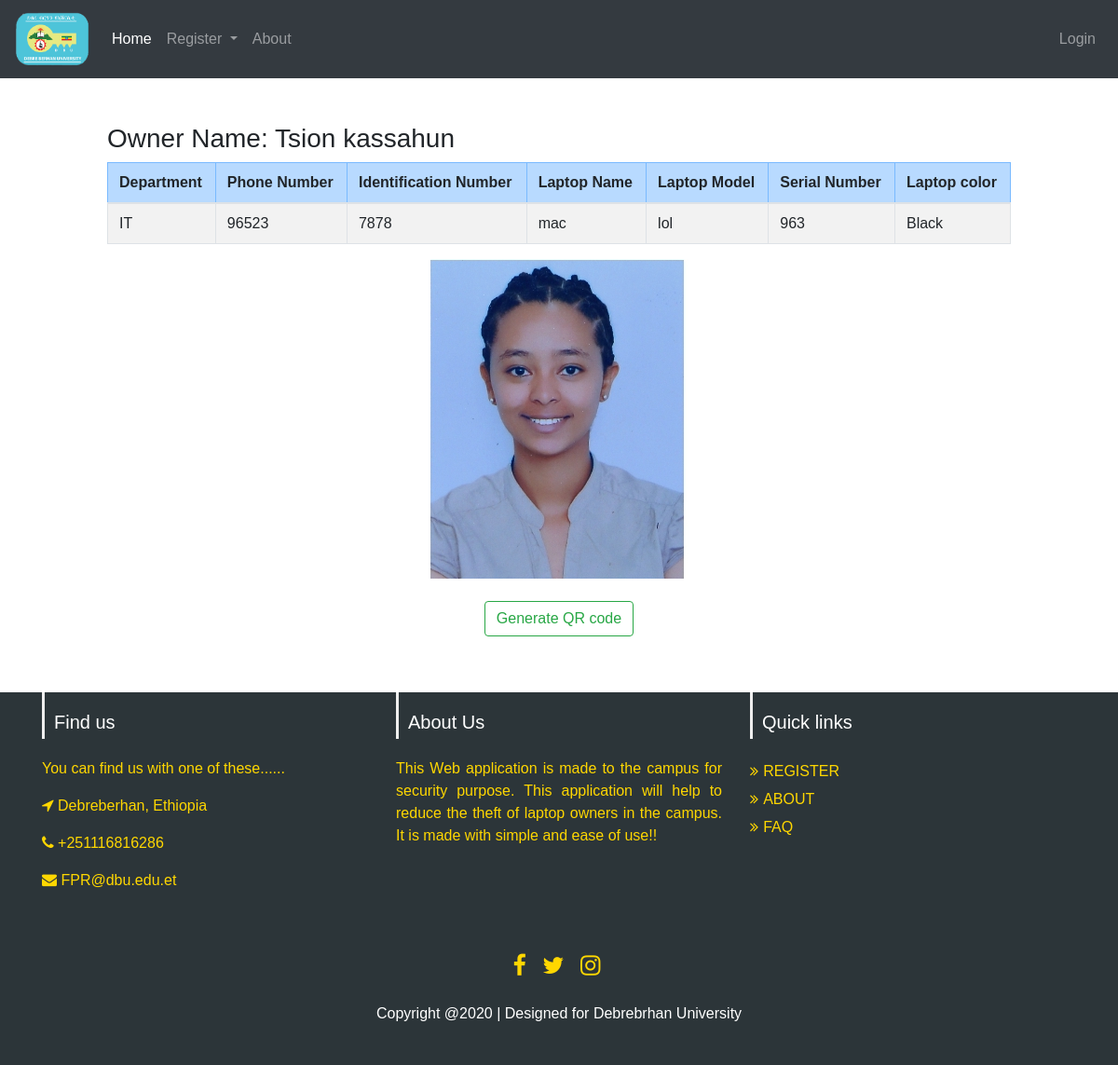
The app's page /qr/owner/27/ with its own data.
### QR/models.py (models this page shows, shortened)
class Owner(models.Model):
    STUDENT = 'ST'
    TEACHER = 'TE'
    STAFF = 'SA'
    OWNER_TYPE_CHOICES = [
        (STUDENT, 'Student'),
        (TEACHER, 'Teacher'),
        (STAFF, 'Staff'),
    ]
    owner_type = models.CharField(
        max_length=2,
        choices=OWNER_TYPE_CHOICES,
        default=STUDENT,
    )
    owner_first_name = models.CharField(max_length=100)
    owner_last_name= models.CharField(max_length=100)
    department= models.CharField(max_length=100)
    phone_number = models.CharField(max_length=50)
    owner_id = models.CharField(max_length=50)
    image = models.ImageField(null=True, upload_to='owner_image',)

class Laptop(models.Model):
    laptop_name = models.CharField(max_length=50)
    laptop_model = models.CharField(max_length=50)
    serial_number= models.CharField(max_length=50)
    laptop_color = models.CharField(max_length=50)
    owner = models.ForeignKey(Owner, null=True, related_name='laptops', on_delete=models.CASCADE)
    qr_code = models.ImageField(blank=True, null=True, upload_to='qr_code_images')

### QR/views.py (the view)
# urls.py: path('owner/<int:owner_id>/', views.detail, name='detail'),
def detail(request, owner_id):
    owner = Owner.objects.get(pk=owner_id)
    return render(request, 'detail.html', {'owner': owner})

### QR/templates/detail.html (shortened to what this page needs)
{% extends 'base.html' %}
{% block content %}
<div>
<h3>Owner Name: {{owner.owner_first_name}} {{owner.owner_last_name}} </h3>
<table class="table table-hover table-bordered table-striped">
    <tr class="table-primary">
        <th>Department</>
        <th>Phone Number</th>
        <th>Identification Number</th>
        <th>Laptop Name </th>
        <th>Laptop Model</th>
        <th>Serial Number</th>
        <th>Laptop color</th>
    </tr>
    <tbody>
        <tr>
        <td>{{ owner.department}}</td>
        <td>{{ owner.phone_number}}</td>
        <td>{{ owner.owner_id}}</td>
        {% for laptop in owner.laptops.all %}
        <td>{{ laptop.laptop_name }}</td>
        <td>{{ laptop.laptop_model }}</td>
        <td>{{ laptop.serial_number}}</td>
        <td>{{ laptop.laptop_color}}</td>
    </tr>
</tbody>
</table>
<div align="center">
<img src="{{owner.image.url}}" alt=""> <br><br>
<a href="{% url 'QR:generate' laptop.id %}" class="btn btn-outline-success my-2 my-sm-0" type="submit">Generate QR code</a>
</div>
    {% endfor %}
</div>
{% endblock %}

### QR/static/style.css (style rules this page uses)
html { position: relative; min-height: 100%; }

### records on screen
Owner: owner_first_name "Tsion", owner_last_name "kassahun", department "IT", phone_number "96523", owner_id "7878"
Laptop: laptop_name "mac", laptop_model "lol", serial_number "963", laptop_color "Black", image (picture)
